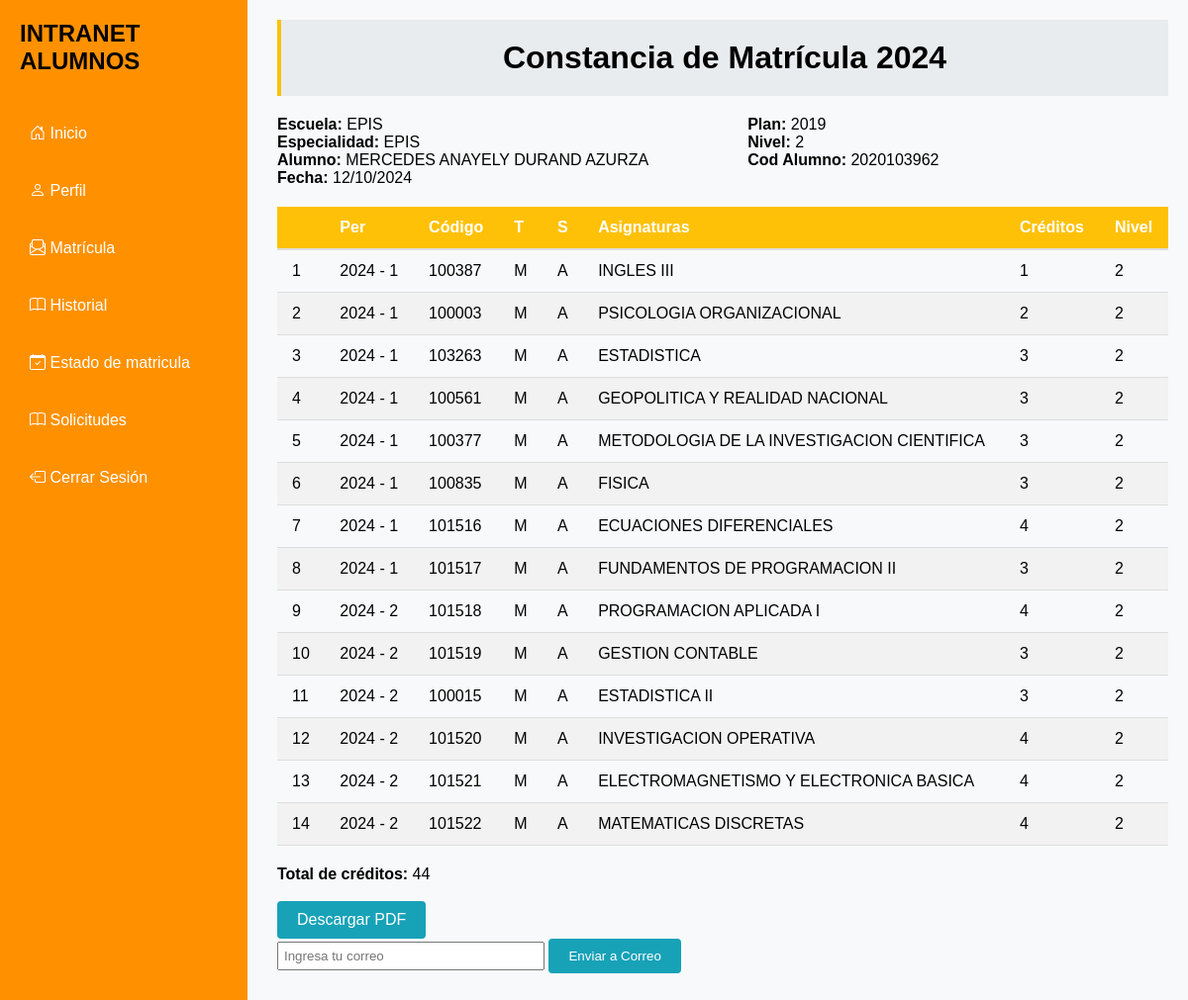
Screenshot of /detalles-matricula/1/ with the database file from the repository.
### App/models.py (models this page shows, shortened)
class Matricula(models.Model):
    id_matricula = models.AutoField(primary_key=True)
    alumno = models.ForeignKey(Alumno, on_delete=models.CASCADE)
    cursos = models.ManyToManyField(Curso)
    boucher = models.ManyToManyField(Boucher)
    plan = models.ForeignKey(Plan, on_delete=models.CASCADE)
    fecha_matricula = models.DateTimeField(default=timezone.now)
    estado = models.CharField(max_length=20, default='pendiente')
    mensaje_rechazo = models.TextField(blank=True, null=True)
    mensaje_aprobacion = models.TextField(blank=True, null=True)

class Alumno(models.Model):
    id_alumno = models.AutoField(primary_key=True)
    codigo = models.CharField(max_length=10, default=1)
    plan = models.ForeignKey(Plan, on_delete=models.CASCADE)
    nombres = models.CharField(max_length=100)
    apellido_paterno = models.CharField(max_length=100)
    apellido_materno = models.CharField(max_length=100)
    dni = models.CharField(max_length=8)
    correo = models.EmailField(max_length=100)
    celular = models.CharField(max_length=9)
    escuela = models.ForeignKey(Escuela, on_delete=models.CASCADE)
    anio = models.IntegerField(default=1)
    def __str__(self):
        return self.nombres + " " + self.apellido_paterno + " " + self.apellido_materno

class Escuela (models.Model):
    id_escuela = models.AutoField(primary_key=True)
    nombre_escuela = models.CharField(max_length=100)
    def __str__(self):
        return self.nombre_escuela

class Plan (models.Model):
    id_plan = models.AutoField(primary_key=True)
    nombre_plan = models.CharField(max_length=100)
    def __str__(self):
        return self.nombre_plan

class Curso(models.Model):
    id = models.AutoField(primary_key=True)
    codigo = models.CharField(max_length=10)
    nombre_curso = models.CharField(max_length=100)
    semestre = models.IntegerField(default=1)
    creditos = models.IntegerField()
    turno = models.CharField(
        max_length=1,
        choices=[('M', 'M'), ('T', 'T'), ('N', 'N')]
    )
    seccion = models.CharField(max_length=1, choices=[('A', 'A'), ('B', 'B'), ('C', 'C')])
    prerrequisito = models.CharField(
        max_length=10,
        null=True,
        blank=True,
    )
    anio = models.IntegerField(default=1)

### App/views.py (the view)
# urls.py: path('detalles-matricula/<int:matricula_id>/', views.detalles_matricula, name='detalles_matricula'),
def detalles_matricula(request, matricula_id):
    matricula = get_object_or_404(Matricula, id_matricula=matricula_id)
    cursos = matricula.cursos.all()
    total_creditos = sum(curso.creditos for curso in cursos)
    return render(request, 'detalles.html', {'matricula': matricula, 'cursos': cursos, 'total_creditos': total_creditos})

### App/templates/detalles.html (shortened to what this page needs)
{% extends 'base.html' %}
{% block content %}
<div style="margin-left: 260px;" class="Datos_Matricula">
    <h1>Constancia de Matrícula {% now "Y" %}</h1>
    <div class="constancia-encabezado">
        <div>
            <p><strong>Escuela:</strong> {{ matricula.alumno.escuela }}</p>
            <p><strong>Especialidad:</strong> {{ matricula.alumno.escuela }}</p>
            <p><strong>Alumno:</strong> {{ matricula.alumno|upper }}</p>
            <p><strong>Fecha:</strong> {{ matricula.fecha_matricula|date:"d/m/Y" }}</p>
        </div>
        <div>
            <p><strong>Plan:</strong> {{ matricula.alumno.plan }}</p>
            <p><strong>Nivel:</strong> {{ matricula.alumno.anio }}</p>
            <p><strong>Cod Alumno:</strong> {{ matricula.alumno.codigo }}</p>
        </div>
    </div>
    <div>
        {% if cursos %}
        <div>
            <table class="tabla-canasta" style="margin-top: 0px;">
                <thead>
                    <tr>
                        <th></th>
                        <th>Per</th>
                        <th>Código</th>
                        <th>T</th>
                        <th>S</th>
                        <th>Asignaturas</th>
                        <th>Créditos</th>
                        <th>Nivel</th>
                    </tr>
                </thead>
                <tbody>
                    {% for curso in cursos %}
                    <tr>
                        <td>{{ forloop.counter }}</td>
                        <td>{% now "Y" %} - {{ curso.semestre}}</td>
                        <td>{{ curso.codigo }}</td>
                        <td>{{ curso.turno }}</td>
                        <td>{{ curso.seccion }}</td>
                        <td>{{ curso.nombre_curso }}</td>
                        <td>{{ curso.creditos }}</td>
                        <td>{{ curso.anio }}</td>
                    </tr>
                    {% endfor %}
                </tbody>
            </table>
        </div>
        <p style="margin-top: 20px;"><strong>Total de créditos: </strong>{{ total_creditos }}</p>
        <br />
        {% if matricula.estado == "aprobado" %}
            <a href="{% url 'descargar_pdf' matricula.id_matricula %}" class="btn btn-primary">Descargar PDF</a>
            <form method="POST" action="{% url 'enviar_pdf' matricula.id_matricula %}">
                <input type="email" name="correo" placeholder="Ingresa tu correo" required>
                <button type="submit" class="btn btn-primary" style="border: none;">Enviar a Correo</button>
            </form>
        {% else %}
            <p style="color: red;">La matrícula aún no está aprobada.</p>
        {% endif %}
        {% else %}
        <p>No hay cursos matriculados.</p>
        {% endif %}
    </div>
</div>
{% endblock %}

### App/templates/base.html (style rules this page uses)
* { margin: 0; padding: 0; box-sizing: border-box; font-family: Arial, sans-serif; }
body { display: flex; min-height: 100vh; }
.btn { display: inline-block; padding: 10px 20px; margin-right: 10px; background-color: #17a2b8; color: white; text-decoration: none; border-radius: 4px; transition: background-color 0.3s; }
.Datos_Matricula h1, .Historial_Matricula h1 { background-color: #e9ecef; padding: 20px; border-left: 4px solid #ffc107; text-align: center; }
.Datos_Matricula, .Historial_Matricula { width: calc(100% - 240px); margin-left: 240px; margin-top: -20px; padding: 20px; display: flex; flex-direction: column; gap: 20px; }
.Datos_Matricula input { width: 30%; margin-bottom: 10px; padding: 5px; }
a { text-decoration: none; color: #138496; }
.tabla-canasta { width: 100%; border-collapse: collapse; margin-top: 20px; }
.tabla-canasta th, .tabla-canasta td { padding: 12px 15px; text-align: left; }
.tabla-canasta thead { background-color: #ffc107; color: white; }
.tabla-canasta tbody tr:nth-child(even) { background-color: #f2f2f2; }
.tabla-canasta th { font-weight: bold; border-bottom: 2px solid #ddd; }
.tabla-canasta td { border-bottom: 1px solid #ddd; }
.constancia-encabezado { display: flex; gap: 100px; }

### rows the page displays
Matricula: alumno.escuela "EPIS", alumno "MERCEDES ANAYELY DURAND AZURZA", fecha_matricula "12/10/2024", alumno.plan "2019", alumno.anio "2", alumno.codigo "2020103962"
Curso: now "2024", semestre "1", codigo "100387", turno "M", seccion "A", nombre_curso "INGLES III", creditos "1", anio "2"
Curso: now "2024", semestre "1", codigo "100003", turno "M", seccion "A", nombre_curso "PSICOLOGIA ORGANIZACIONAL", creditos "2", anio "2"
Curso: now "2024", semestre "1", codigo "103263", turno "M", seccion "A", nombre_curso "ESTADISTICA", creditos "3", anio "2"
Curso: now "2024", semestre "1", codigo "100561", turno "M", seccion "A", nombre_curso "GEOPOLITICA Y REALIDAD NACIONAL", creditos "3", anio "2"
Curso: now "2024", semestre "1", codigo "100377", turno "M", seccion "A", nombre_curso "METODOLOGIA DE LA INVESTIGACION CIENTIFICA", creditos "3", anio "2"
Curso: now "2024", semestre "1", codigo "100835", turno "M", seccion "A", nombre_curso "FISICA", creditos "3", anio "2"
Curso: now "2024", semestre "1", codigo "101516", turno "M", seccion "A", nombre_curso "ECUACIONES DIFERENCIALES", creditos "4", anio "2"
Curso: now "2024", semestre "1", codigo "101517", turno "M", seccion "A", nombre_curso "FUNDAMENTOS DE PROGRAMACION II", creditos "3", anio "2"
Curso: now "2024", semestre "2", codigo "101518", turno "M", seccion "A", nombre_curso "PROGRAMACION APLICADA I", creditos "4", anio "2"
Curso: now "2024", semestre "2", codigo "101519", turno "M", seccion "A", nombre_curso "GESTION CONTABLE", creditos "3", anio "2"
Curso: now "2024", semestre "2", codigo "100015", turno "M", seccion "A", nombre_curso "ESTADISTICA II", creditos "3", anio "2"
Curso: now "2024", semestre "2", codigo "101520", turno "M", seccion "A", nombre_curso "INVESTIGACION OPERATIVA", creditos "4", anio "2"
Curso: now "2024", semestre "2", codigo "101521", turno "M", seccion "A", nombre_curso "ELECTROMAGNETISMO Y ELECTRONICA BASICA", creditos "4", anio "2"
Curso: now "2024", semestre "2", codigo "101522", turno "M", seccion "A", nombre_curso "MATEMATICAS DISCRETAS", creditos "4", anio "2"

### other values shown
{{ total_creditos }} "44"
